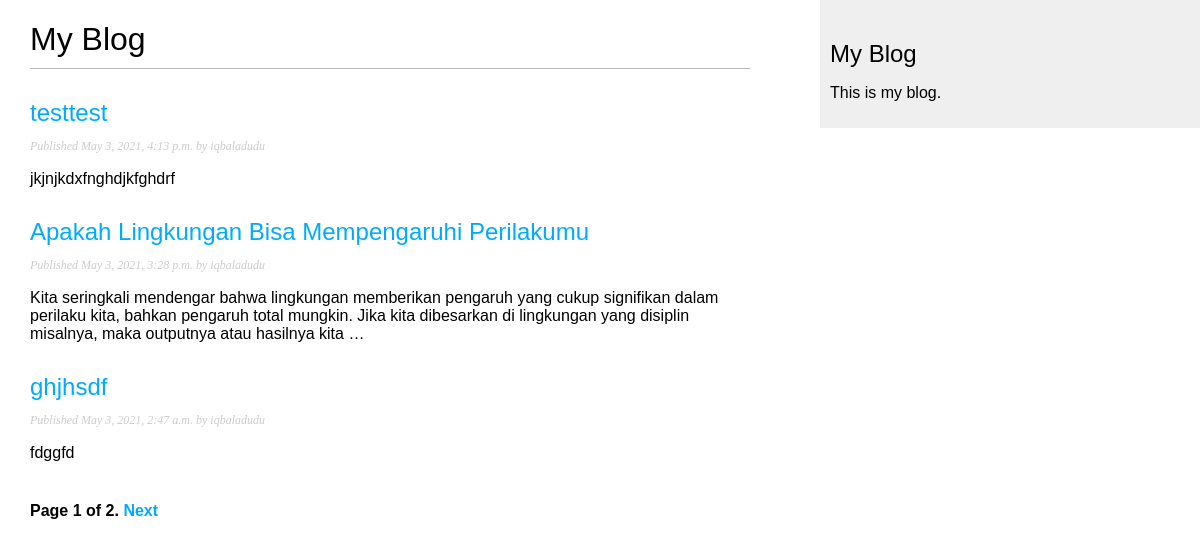
The page / on the database its author committed.
### blog/models.py (models this page shows, shortened)
class Post(models.Model):
    STATUS_CHOICES = (
        ('draft', 'Draft'),
        ('published', 'Published')
    )
    title = models.CharField(max_length=250)
    slug = models.SlugField(max_length=250, unique_for_date='publish')
    author = models.ForeignKey(User,
                                on_delete=models.CASCADE,
                                related_name='blog_post')
    body = models.TextField()
    publish = models.DateTimeField(default=timezone.now)
    created = models.DateTimeField(auto_now_add=True)
    updated = models.DateTimeField(auto_now=True)
    status = models.CharField(max_length=10,
                                choices=STATUS_CHOICES,
                                default='draft')
    objects = models.Manager()
    published = PublishedManager()
    class Meta:
        ordering = ('-publish',)
    def get_absolute_url(self):
        return reverse("blog:post_detail", args=[self.publish.year,
        self.publish.month, self.publish.day, self.slug])

### blog/views.py (the view)
# urls.py: path('', views.PostListView.as_view(), name='post_list'),
class PostListView(ListView):
    queryset = Post.published.all()
    context_object_name = 'posts'
    paginate_by = 3
    template_name = 'blog/post/list.html'

### blog/templates/blog/post/list.html (shortened to what this page needs)
{% extends "blog/base.html" %}
{% block content %}
    <h1>My Blog</h1>
    {% for post in posts %}
    <h2>
        <a href="{{post.get_absolute_url}}">
            {{post.title}}
        </a>
    </h2>
    <p class="date">
        Published {{post.publish}} by {{post.author}}
    </p>
    {{post.body|truncatewords:30|linebreaks}}
    {% endfor %}
    {% include "pagination.html" with page=page_obj %}
{% endblock %}

### blog/templates/blog/base.html (shortened to what this page needs)
{% load static %}
<!DOCTYPE html>
<html lang="en">
<head>
    <link rel="stylesheet" href="{% static "css/blog.css" %}">
</head>
<body>
    <div id="content">
        {% block content %}
        {% endblock %}
    </div>
    <div id="sidebar">
        <h2>My Blog</h2>
        <p>This is my blog.</p>
    </div>
</body>
</html>

### blog/templates/pagination.html (shortened to what this page needs)
<div class="pagination">
    <span class="step-links">
        <span class="current">
            Page {{page.number}} of {{page.paginator.num_pages}}.
        </span>
        {% if page.has_next %}
            <a href="?page={{page.next_page_number}}">Next</a>
        {% endif %}
    </span>
</div>

### blog/static/css/blog.css (style rules this page uses)
body { margin:0; padding:0; font-family:helvetica, sans-serif; }
a { color:#00abff; text-decoration:none; }
h1 { font-weight:normal; border-bottom:1px solid #bbb; padding:0 0 10px 0; }
h2 { font-weight:normal; margin:30px 0 0; }
#content { float:left; width:60%; padding:0 0 0 30px; }
#sidebar { float:right; width:30%; padding:10px; background:#efefef; height:100%; }
p.date { color:#ccc; font-family: georgia, serif; font-size: 12px; font-style: italic; }
.pagination { margin:40px 0; font-weight:bold; }

### rows shown on the page
Post: title "testtest", publish "May 3, 2021, 4:13 p.m.", author "iqbaladudu", body "jkjnjkdxfnghdjkfghdrf"
Post: title "Apakah Lingkungan Bisa Mempengaruhi Perilakumu", publish "May 3, 2021, 3:28 p.m.", author "iqbaladudu", body "Kita seringkali mendengar bahwa lingkungan memberikan pengaruh yang cukup signifikan dalam perilaku kita, bahkan pengaruh total mungkin. Jika kita dibesarkan di lingkungan yang disiplin misalnya, maka outputnya atau hasilnya kita …"
Post: title "ghjhsdf", publish "May 3, 2021, 2:47 a.m.", author "iqbaladudu", body "fdggfd"

### other values the page prints
{{ page.number }} "1"
{{ page.paginator.num_pages }} "2"
